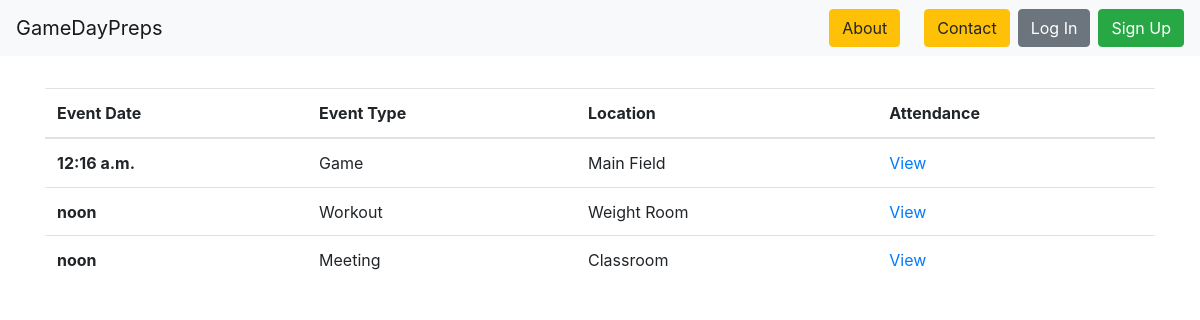
/events/attendance/, run on an earlier commit of the app's database.
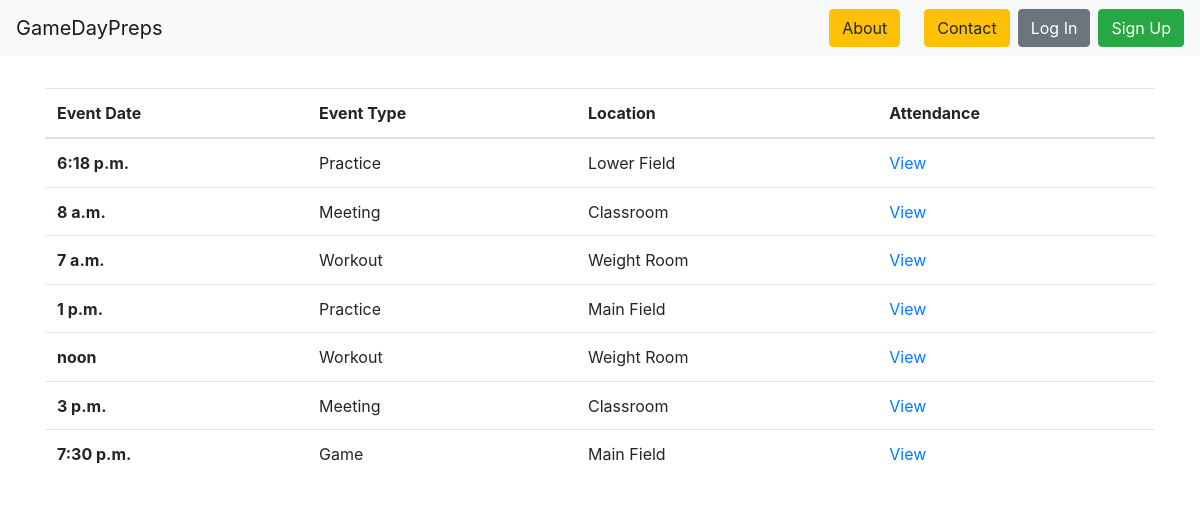
And on a later commit of the database.
### events/models.py (models this page shows, shortened)
class Event(models.Model):
    event_type = models.CharField(max_length=50, choices=event_types, blank=True)
    date = models.DateField(null=True)
    time = models.TimeField(null=True)
    members = models.ManyToManyField(
        'roster.Player',
        through='roster.Attendance',
        through_fields=('event', 'player'),
    )
    location = models.CharField(max_length=150)
    description = models.TextField(null=True)

### events/views.py (the view)
# urls.py: path('attendance/', EventAttendanceView.as_view(), name='attendance-list-page'),
class EventAttendanceView(ListView):
    model = Event
    def get(self, request):
        events = self.get_queryset()
        return render(request, 'attendance_list.html', {
          'events': events
        })

### roster/templates/attendance_list.html
{% extends 'base.html' %}
{% block content %}
<table class="table">
  <thead>
    <tr>
      <th scope="col">Event Date</th>
      <th scope="col">Event Type</th>
      <th scope="col">Location</th>
      <th scope="col">Attendance</th>
    </tr>
  </thead>
  <tbody>
    {% for event in events %}
    <tr>
      <th scope="row">{{ event.time }}</th>
      <td>{{ event.event_type }}</td>
      <td>{{ event.location }}</td>
      <td><a href="{% url 'attendance-view-page' event.id %}" role="button">View</a></td>
    </tr>
    <tr>
    {% endfor %}
  </tbody>
</table>
{% endblock %}

### roster/templates/base.html (shortened to what this page needs)
<!DOCTYPE html>
<html lang="en">
<head>
    <link rel="stylesheet" href="https://stackpath.bootstrapcdn.com/bootstrap/4.3.1/css/bootstrap.min.css"
>
</head>
<body>
    <nav class="navbar navbar-expand-md navbar-light bg-light">
        <a class="navbar-brand" href="{% url 'roster-list-page' %}">GameDayPreps</a>
        <form class="form-inline ml-auto">
          {% if request.user.is_authenticated %}
              <div class="text-white">Hello, {{ request.user.username }}</div>
              <a href="{% url 'roster-list-page' %}" class="btn btn-warning ml-4">Roster</a>
              <a href="{% url 'attendance-list-page' %}" class="btn btn-warning ml-4">Attendance</a>
              <a href="{% url 'event-list-page' %}" class="btn btn-warning ml-4">Schedule</a>
              <a href="{% url 'logout' %}" class="btn btn-danger ml-2">Log Out</a>
          {% else %}
              <a href="#" class="btn btn-warning ml-4">About</a>
              <a href="#" class="btn btn-warning ml-4">Contact</a>
              <a href="{% url 'login' %}" class="btn btn-secondary ml-2">Log In</a>
              <a href="{% url 'signup-page' %}" class="btn btn-success ml-2">Sign Up</a>
          {% endif %}
        </form>
      </nav>
      <main role="main" class="container" style="margin-top: 4vh;">
        {% block content %}
        {% endblock %}
      </main>
</body>
</html>

What changed in the data, as far as the page shows it:
removed Event: time "12:16 a.m.", event_type "Game", location "Main Field"
removed Event: time "noon", event_type "Meeting", location "Classroom"
added Event: time "6:18 p.m.", event_type "Practice", location "Lower Field"
added Event: time "8 a.m.", event_type "Meeting", location "Classroom"
added Event: time "7 a.m.", event_type "Workout", location "Weight Room"
added Event: time "1 p.m.", event_type "Practice", location "Main Field"
added Event: time "3 p.m.", event_type "Meeting", location "Classroom"
added Event: time "7:30 p.m.", event_type "Game", location "Main Field"
